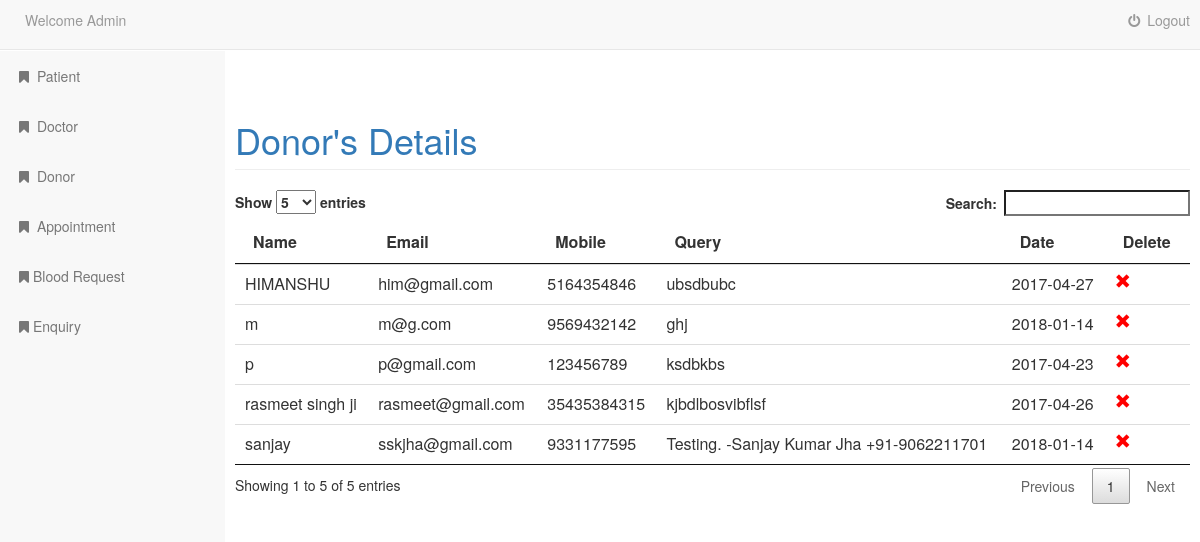
Page /admin/contact.php on the committed database.
### tables this page shows
CREATE TABLE `contact` (
  `c_id` int(11) NOT NULL,
  `name` varchar(25) NOT NULL,
  `email` varchar(50) NOT NULL,
  `mobile` bigint(20) NOT NULL,
  `message` varchar(255) NOT NULL,
  `createdate` date NOT NULL
);

### admin/contact.php (the view, shortened to what this page needs)
<?php include('header.php');?>
        <div id="page-wrapper">
 <div class="row">
                    <div class="col-lg-12">
                        <h1 class="page-header text-primary">
                            Donor's Details
                        </h1>
                    </div>
                </div>
            <div class="row">
                <div class="col-lg-12">
                    <table class="table table-hover table-condensed table-responsive" id='example'>
                        <thead>
                        <th> Name</th>
                        <th> Email</th>
                        <th> Mobile</th>
						<th>Query</th>
						<th>Date</th>
						<th>Delete</th>
						</thead>
                        <tbody>
                <?php
                $record = mysqli_query($con,"SELECT * FROM contact");
                    while($row = mysqli_fetch_array($record))
                    {
                ?>
                    <tr>
                        <td><?php echo $row['name'];?></td>
                        <td><?php echo $row['email'];?></td>
                        <td><?php echo $row['mobile'];?></td>
						<td><?php echo $row['message'];?></td>
						<td><?php echo $row['createdate'];?></td>
	<td><a href="delete.php?c_id=<?php echo $row['c_id']; ?>"><span class="glyphicon glyphicon-remove" style="color:red"></a></span></td>
                    </tr>
                    <?php
                    }
                    ?>
                        </tbody>
                    </table>
                </div>
            </div>
        </div>
    </div>
</body>
</html>

### css/sb-admin.css (style rules this page uses)
body { margin-top: 100px; }
@media (min-width:768px) { body { margin-top: 50px; } }
#page-wrapper { width: 100%; padding: 0; background-color: #fff; }
@media (min-width:768px) { #page-wrapper { padding: 10px; } }

### rows in the picture
contact: name "p", email "p@gmail.com", mobile "123456789", message "ksdbkbs", createdate "2017-04-23"
contact: name "rasmeet singh ji", email "rasmeet@gmail.com", mobile "35435384315", message "kjbdlbosvibflsf", createdate "2017-04-26"
contact: name "HIMANSHU", email "him@gmail.com", mobile "5164354846", message "ubsdbubc", createdate "2017-04-27"
contact: name "m", email "m@g.com", mobile "9569432142", message "ghj", createdate "2018-01-14"
contact: name "sanjay", email "sskjha@gmail.com", mobile "9331177595", message "Testing. -Sanjay Kumar Jha +91-9062211701", createdate "2018-01-14"
